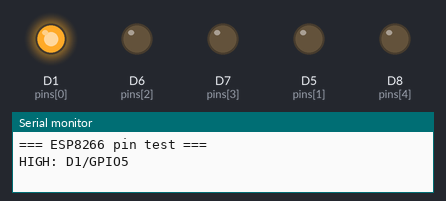
Recording of a sketch running on a simulated ESP8266 (NodeMCU). Parts: output pins drawn as LEDs (lit = HIGH), the last lines printed to the serial monitor.

Above: at 1.0 s.
At 1.6 s:
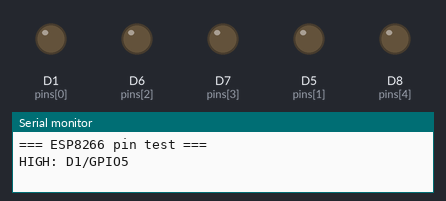
At 2.2 s:
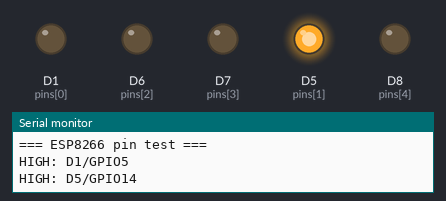
At 3.4 s:
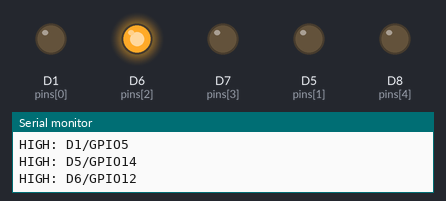
At 4.6 s:
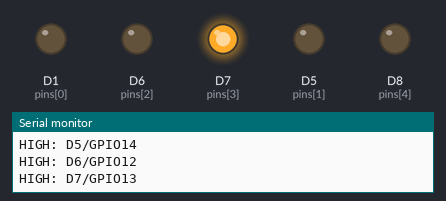
At 5.8 s:
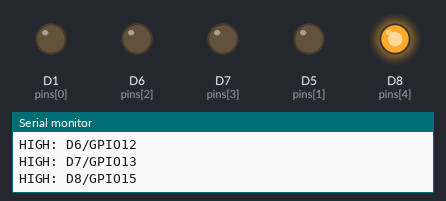
Timing chart, 0 to 8.3 s (numbered marks = the images above):
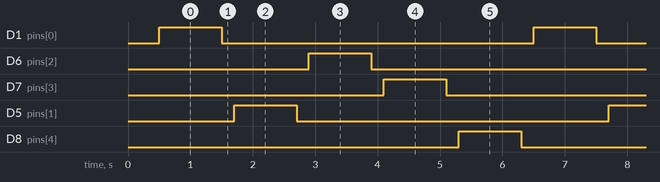

The sketch:

test_esp8266_pins.ino
```cpp
/*
 * test_esp8266_pins.ino
 *
 * Flashes each SPI-related GPIO in turn (1s on, 200ms off).
 * Wire an LED + resistor (~220Ω) from each pin to GND.
 * Serial Monitor shows which pin is currently HIGH.
 *
 * Pins tested: D1/GPIO5, D5/GPIO14, D6/GPIO12, D7/GPIO13, D8/GPIO15
 * These are the CC1101 wiring pins (GDO0, SCK, MISO, MOSI, CSN).
 */

const int pins[]       = {  5,          14,         12,         13,         15  };
const char* names[]    = {"D1/GPIO5", "D5/GPIO14","D6/GPIO12","D7/GPIO13","D8/GPIO15"};
const int PIN_COUNT    = 5;

void setup() {
    Serial.begin(115200);
    delay(500);
    Serial.println("\n=== ESP8266 pin test ===");
    for (int i = 0; i < PIN_COUNT; i++) {
        pinMode(pins[i], OUTPUT);
        digitalWrite(pins[i], LOW);
    }
}

void loop() {
    for (int i = 0; i < PIN_COUNT; i++) {
        Serial.printf("HIGH: %s\n", names[i]);
        digitalWrite(pins[i], HIGH);
        delay(1000);
        digitalWrite(pins[i], LOW);
        delay(200);
    }
}
```

Measured:
- by itself, D1 (pins[0]), D6 (pins[2]), D7 (pins[3]), D5 (pins[1]), D8 (pins[4]): alternates HIGH for 1.0 s and LOW for 5.0 s
- by itself, everything shown: repeats every 6.0 s, in 10 steps
